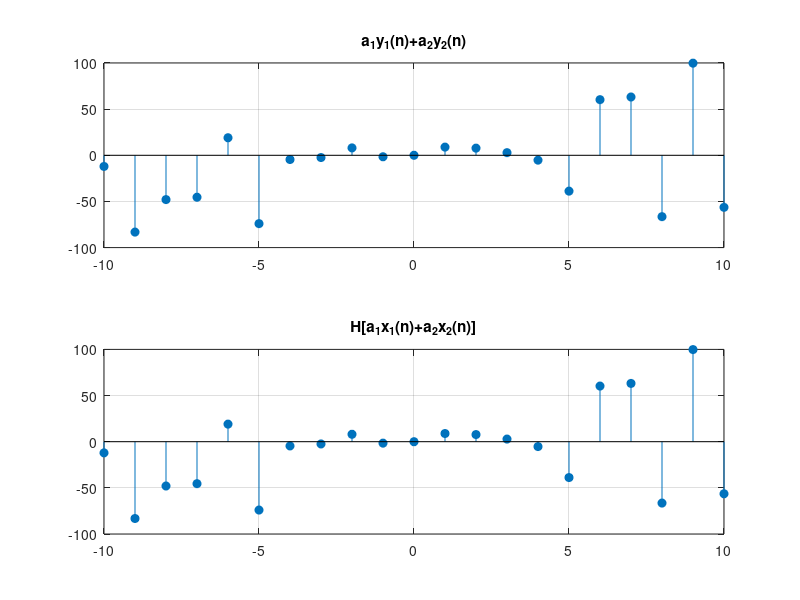

Recreate this plot in MATLAB.
n = -10:10;
x1 = randn(size(n)); %tin hieu x1 ngau nhien
x2 = randn(size(n)); %tin hieu x2 ngau nhien
a1 = 6; a2 = -3; %a1, a2 tuy y
y1 = n.*x1;
y2 = n.*x2;
y = n.*(a1*x1 + a2*x2);
subplot(211), stem(n,a1*y1+a2*y2,'filled');
title('a_1y_1(n)+a_2y_2(n)');grid on;
subplot(212), stem(n,y,'filled');
title('H[a_1x_1(n)+a_2x_2(n)]');grid on;